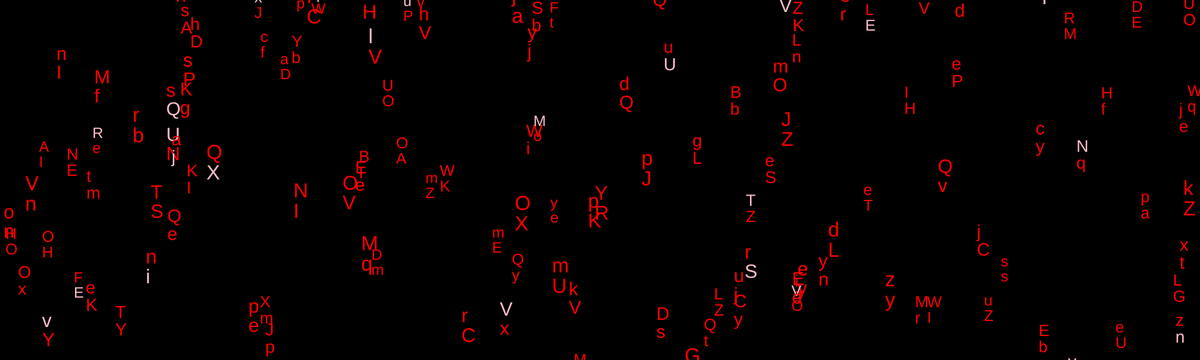
Frame 1 (no input)
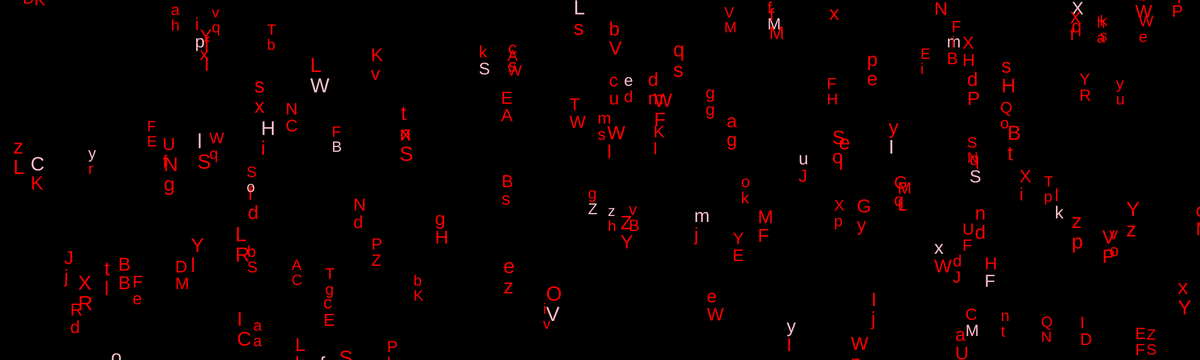
Frame 60 (no input)
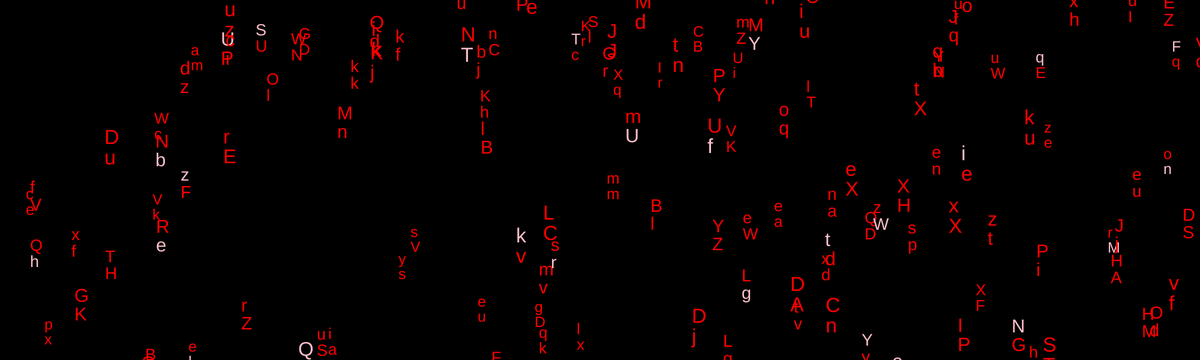
Frame 120 (the mouse pressed at the canvas centre since frame 60)

The p5.js sketch that drew these frames (run headless with seeded random() and noise() and a simulated clock; from frame 60 on, the mouse is pressed at the canvas centre):

// p5.js sketch
// ── sketch.js
var drops =  []
var letters = "ABCDEFGHIJKLMNOPQRSTUVWXYZabcdefghijklmnopqrstuvexyz";

function setup()
{   
    createCanvas(2000,600);
    frameRate(25);
    
    for(var i=0;i<150;i++)
    {
        drops.push(new Drop());
    }
}

function draw()
{

    background(0);
    for(var i=0;i<drops.length;i++)
    {
        drops[i].draw();
        drops[i].update();
    }
}

// ── Drop.js
class Drop{
    constructor(){
        this.size = rand(25,35);
        this.x = rand(0,width);
        this.y= rand(-80,height+80);
        this.text = getRandomText();
        this.update();
    }
    
    draw(){
        textSize(this.size);
        if(Math.random()>0.1)
            fill("red");
        else
            fill("pink");
        text(this.text,this.x,this.y);
    }
    
    update(){
        this.y+=this.size;
        
        if(this.y>height+80){
            this.y = rand(-80,this.size);
            this.x = rand(0,width);
        }

        this.text = getRandomText();     
        this.draw();
    }
}

function rand(min,max){
    return floor(random(min,max));
}

function getRandomText(){
    return letters[rand(0,letters.length)]
}
